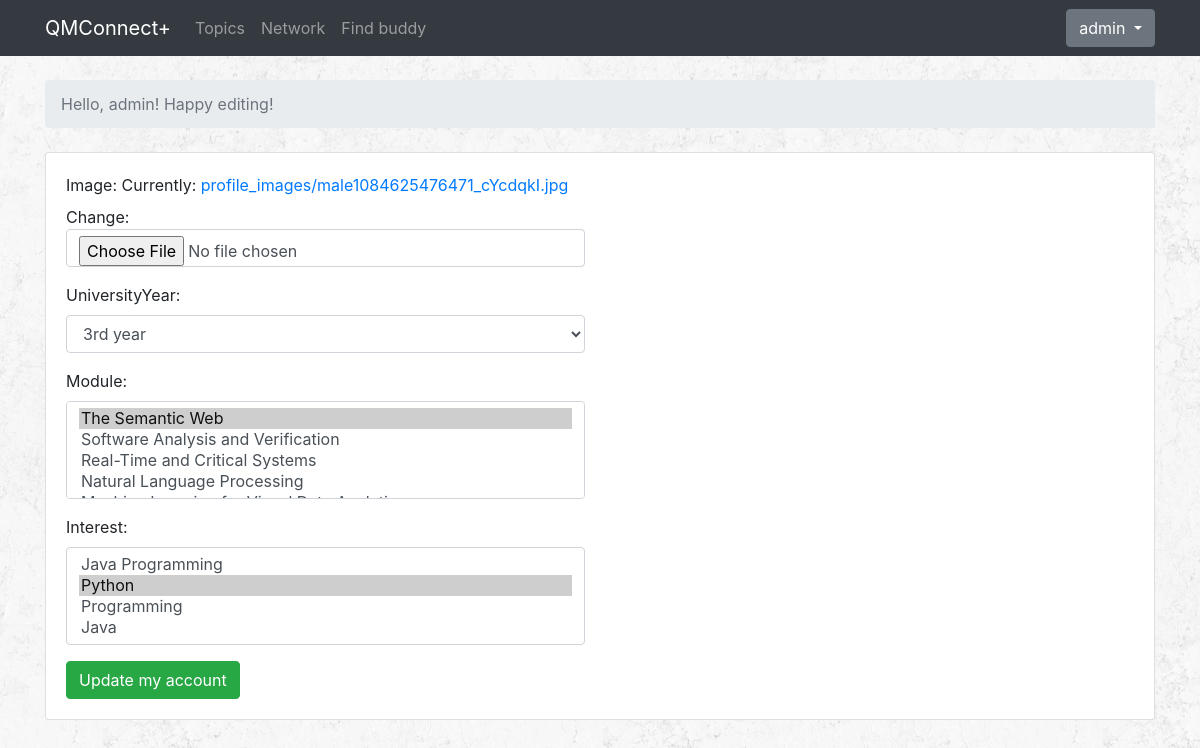
Page /settings/account (signed in) on the earlier database version.
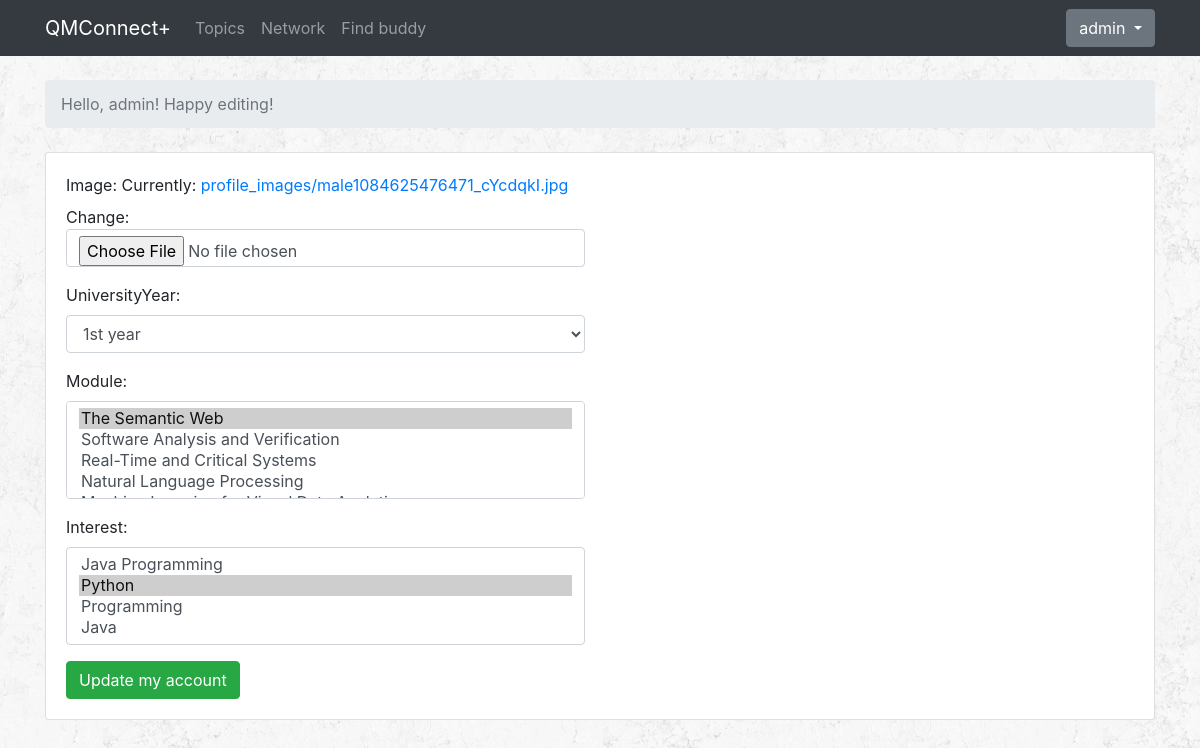
Same page on the later database version.
### accounts/models.py (models this page shows, shortened)
class Profile(models.Model):
    YEAR = (
        ('1', '1st year'),
        ('2', '2nd year'),
        ('3', '3rd year'),
    )
    SUBJECT = (
        ('BCS', 'BSc Computer Science'),
        ('BCSM', 'BSc Computer Science and Mathematics'),
        ('BCSIE', 'BSc Computer Science with Industrial Experience'),
        ('BCSWM', 'BSc Computer Science with Management (ITMB)'),
    )
    user = models.OneToOneField(User, on_delete=models.CASCADE)
    dob = models.DateField(auto_now=False, auto_now_add=False)
    image = models.ImageField(upload_to='profile_images', default='')
    universityYear = models.CharField(choices=YEAR, max_length=1, default='')
    subject = models.CharField(choices=SUBJECT, max_length=5, default='')
    module = models.ManyToManyField(Module)
    interest = models.ManyToManyField(Interest)
    message = models.ManyToManyField('self', blank=True, symmetrical=False, through="Message")

### accounts/views.py (the view)
# urls.py: path('settings/account', accs_views.AccountUpdateView.as_view(), name = 'account_update'),
@method_decorator(login_required, name='dispatch')
class AccountUpdateView(UpdateView):
    model = Profile
    fields = ('image', 'universityYear', 'module', 'interest',)
    template_name = 'account_update.html'
    success_url = reverse_lazy('account_update')
    def get_object(self):
        return self.request.user.profile

### accounts/models.py (called while the page is built)
    def __str__(self):
        return self.name

    def __str__(self):
        return self.name

### templates/account_update.html (shortened to what this page needs)
{% extends 'base.html' %}
{% block breadcrumb %}
<li class="breadcrumb-item active">Hello, {{ user.username }}! Happy editing!</li>
{% endblock %}
{% block content %}
<div class="card">
  <div class="card-body">
    <div class="row">
      <div class="col-lg-6 col-md-8 col-sm-10">
        <form method="POST" novalidate>
          {% include 'includes/form.html' %}
          <button type="submit" class="btn btn-success">Update my account</button>
        </form>
      </div>
    </div>
  </div>
</div>
{% endblock %}

### templates/includes/form.html (shortened to what this page needs)
{% load widget_tweaks %}
  {% for field in form %}
    <div class="form-group">
      {{ field.label_tag }}
      {% if form.is_bound %}
        {% if field.errors %}
          {% render_field field class="form-control is-invalid" %}
          {% for error in field.errors %}
            <div class="invalid-feedback">
              {{ error }}
            </div>
          {% endfor %}
        {% else %}
          {% render_field field class="form-control is-valid" %}
        {% endif %}
      {% else %}
        {% render_field field class="form-control" %}
      {% endif %}
    </div>
  {% endfor %}

Differences in the rows shown:
changed Profile: universityYear "3rd year" → "1st year"
